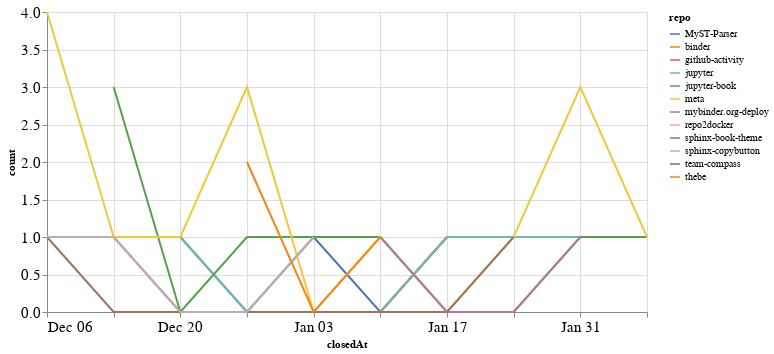

Here is the notebook cell this chart was saved with:
### Code cell
closed_by_time = closed_by.groupby('repo').resample('W', on='closedAt').count()['author'].reset_index()
closed_by_time = closed_by_time.rename(columns={'author': 'count'})

alt.Chart(closed_by_time, width=600).mark_line().encode(
    x='closedAt',
    y='count',
    color='repo',
    tooltip="repo"
)

### Figure 1 — Vega-Lite specification as saved in the notebook (floating-point values rounded to 4 significant figures)
{"config": {"axisLeft": {"labelFontSize": 15}, "axisBottom": {"labelFontSize": 15}}, "data": {"name": "data-abccbe29276d1d62eb3eb4925413832c"}, "mark": "line", "encoding": {"color": {"type": "nominal", "field": "repo"}, "tooltip": {"type": "nominal", "field": "repo"}, "x": {"type": "temporal", "field": "closedAt"}, "y": {"type": "quantitative", "field": "count"}}, "width": 600, "$schema": "https://vega.github.io/schema/vega-lite/v4.8.1.json", "datasets": {"data-abccbe29276d1d62eb3eb4925413832c": [{"repo": "MyST-Parser", "closedAt": "2020-12-20T00:00:00", "count": 1}, {"repo": "MyST-Parser", "closedAt": "2020-12-27T00:00:00", "count": 0}, {"repo": "MyST-Parser", "closedAt": "2021-01-03T00:00:00", "count": 1}, {"repo": "MyST-Parser", "closedAt": "2021-01-10T00:00:00", "count": 0}, {"repo": "MyST-Parser", "closedAt": "2021-01-17T00:00:00", "count": 1}, {"repo": "binder", "closedAt": "2021-01-31T00:00:00", "count": 1}, {"repo": "github-activity", "closedAt": "2020-12-13T00:00:00", "count": 1}, {"repo": "github-activity", "closedAt": "2020-12-20T00:00:00", "count": 0}, {"repo": "github-activity", "closedAt": "2020-12-27T00:00:00", "count": 0}, {"repo": "github-activity", "closedAt": "2021-01-03T00:00:00", "count": 0}, {"repo": "github-activity", "closedAt": "2021-01-10T00:00:00", "count": 0}, {"repo": "github-activity", "closedAt": "2021-01-17T00:00:00", "count": 1}, {"repo": "jupyter", "closedAt": "2020-12-20T00:00:00", "count": 1}, {"repo": "jupyter", "closedAt": "2020-12-27T00:00:00", "count": 0}, {"repo": "jupyter", "closedAt": "2021-01-03T00:00:00", "count": 0}, {"repo": "jupyter", "closedAt": "2021-01-10T00:00:00", "count": 0}, {"repo": "jupyter", "closedAt": "2021-01-17T00:00:00", "count": 1}, {"repo": "jupyter", "closedAt": "2021-01-24T00:00:00", "count": 1}, {"repo": "jupyter", "closedAt": "2021-01-31T00:00:00", "count": 1}, {"repo": "jupyter-book", "closedAt": "2020-12-13T00:00:00", "count": 3}, {"repo": "jupyter-book", "closedAt": "2020-12-20T00:00:00", "count": 0}, {"repo": "jupyter-book", "closedAt": "2020-12-27T00:00:00", "count": 1}, {"repo": "jupyter-book", "closedAt": "2021-01-03T00:00:00", "count": 1}, {"repo": "jupyter-book", "closedAt": "2021-01-10T00:00:00", "count": 1}, {"repo": "jupyter-book", "closedAt": "2021-01-17T00:00:00", "count": 0}, {"repo": "jupyter-book", "closedAt": "2021-01-24T00:00:00", "count": 0}, {"repo": "jupyter-book", "closedAt": "2021-01-31T00:00:00", "count": 1}, {"repo": "jupyter-book", "closedAt": "2021-02-07T00:00:00", "count": 1}, {"repo": "meta", "closedAt": "2020-12-06T00:00:00", "count": 4}, {"repo": "meta", "closedAt": "2020-12-13T00:00:00", "count": 1}, {"repo": "meta", "closedAt": "2020-12-20T00:00:00", "count": 1}, {"repo": "meta", "closedAt": "2020-12-27T00:00:00", "count": 3}, {"repo": "meta", "closedAt": "2021-01-03T00:00:00", "count": 0}, {"repo": "meta", "closedAt": "2021-01-10T00:00:00", "count": 1}, {"repo": "meta", "closedAt": "2021-01-17T00:00:00", "count": 0}, {"repo": "meta", "closedAt": "2021-01-24T00:00:00", "count": 1}, {"repo": "meta", "closedAt": "2021-01-31T00:00:00", "count": 3}, {"repo": "meta", "closedAt": "2021-02-07T00:00:00", "count": 1}, {"repo": "mybinder.org-deploy", "closedAt": "2021-01-10T00:00:00", "count": 1}, {"repo": "mybinder.org-deploy", "closedAt": "2021-01-17T00:00:00", "count": 0}, {"repo": "mybinder.org-deploy", "closedAt": "2021-01-24T00:00:00", "count": 0}, {"repo": "mybinder.org-deploy", "closedAt": "2021-01-31T00:00:00", "count": 1}, {"repo": "repo2docker", "closedAt": "2021-01-24T00:00:00", "count": 1}, {"repo": "sphinx-book-theme", "closedAt": "2020-12-06T00:00:00", "count": 1}, {"repo": "sphinx-book-theme", "closedAt": "2020-12-13T00:00:00", "count": 0}, {"repo": "sphinx-book-theme", "closedAt": "2020-12-20T00:00:00", "count": 0}, {"repo": "sphinx-book-theme", "closedAt": "2020-12-27T00:00:00", "count": 0}, {"repo": "sphinx-book-theme", "closedAt": "2021-01-03T00:00:00", "count": 0}, {"repo": "sphinx-book-theme", "closedAt": "2021-01-10T00:00:00", "count": 0}, {"repo": "sphinx-book-theme", "closedAt": "2021-01-17T00:00:00", "count": 0}, {"repo": "sphinx-book-theme", "closedAt": "2021-01-24T00:00:00", "count": 1}, {"repo": "sphinx-copybutton", "closedAt": "2020-12-06T00:00:00", "count": 1}, {"repo": "sphinx-copybutton", "closedAt": "2020-12-13T00:00:00", "count": 1}, {"repo": "sphinx-copybutton", "closedAt": "2020-12-20T00:00:00", "count": 0}, {"repo": "sphinx-copybutton", "closedAt": "2020-12-27T00:00:00", "count": 0}, {"repo": "sphinx-copybutton", "closedAt": "2021-01-03T00:00:00", "count": 1}, {"repo": "team-compass", "closedAt": "2020-12-20T00:00:00", "count": 1}, {"repo": "thebe", "closedAt": "2020-12-27T00:00:00", "count": 2}, {"repo": "thebe", "closedAt": "2021-01-03T00:00:00", "count": 0}, {"repo": "thebe", "closedAt": "2021-01-10T00:00:00", "count": 1}]}}
